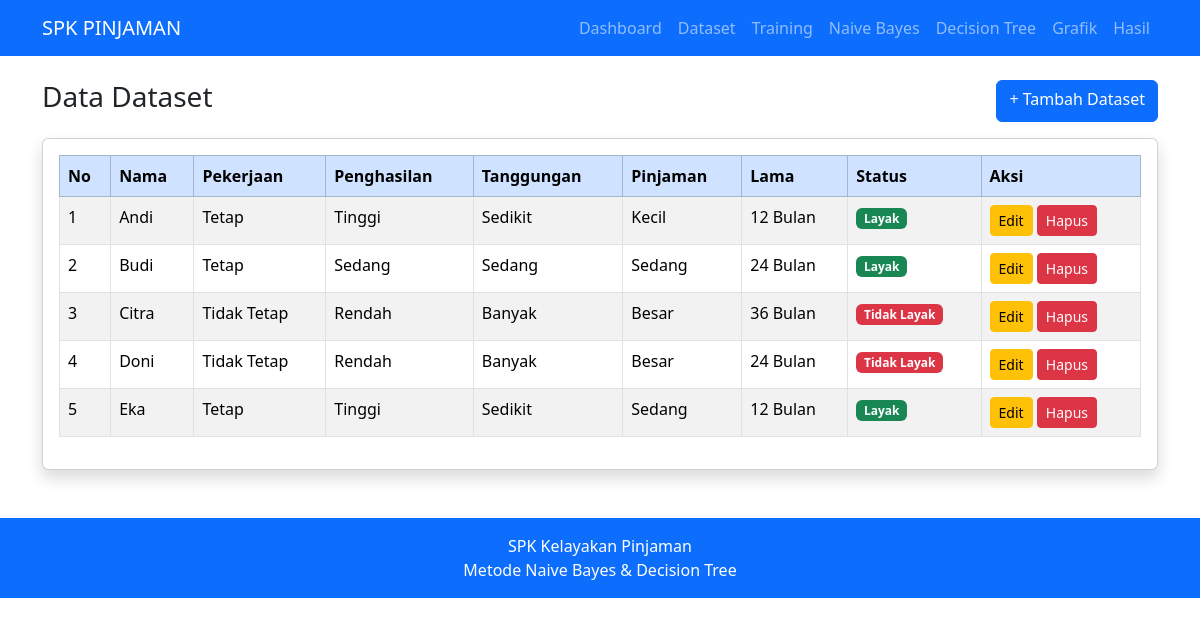
Page /dataset.php on the committed database.
### tables this page shows
CREATE TABLE `dataset` (
  `id_dataset` int(11) NOT NULL,
  `nama_nasabah` varchar(100) DEFAULT NULL,
  `pekerjaan` varchar(30) DEFAULT NULL,
  `penghasilan` varchar(30) DEFAULT NULL,
  `tanggungan` varchar(30) DEFAULT NULL,
  `jumlah_pinjaman` varchar(30) DEFAULT NULL,
  `lama_pinjam` varchar(20) DEFAULT NULL,
  `status` varchar(30) DEFAULT NULL
);

### dataset.php (the view)
<?php
include 'header.php';
include 'koneksi.php';
?>
<div class="d-flex justify-content-between mb-3">
<h3>Data Dataset</h3>
<a href="dataset_tambah.php"
class="btn btn-primary">
+ Tambah Dataset
</a>
</div>
<div class="card shadow">
<div class="card-body">
<table class="table table-bordered table-striped">
<thead class="table-primary">
<tr>
<th>No</th>
<th>Nama</th>
<th>Pekerjaan</th>
<th>Penghasilan</th>
<th>Tanggungan</th>
<th>Pinjaman</th>
<th>Lama</th>
<th>Status</th>
<th>Aksi</th>
</tr>
</thead>
<tbody>
<?php
$no=1;
$data=mysqli_query(
$koneksi,
"SELECT * FROM dataset"
);
while($d=mysqli_fetch_array($data))
{
?>
<tr>
<td><?= $no++ ?></td>
<td><?= $d['nama_nasabah'] ?></td>
<td><?= $d['pekerjaan'] ?></td>
<td><?= $d['penghasilan'] ?></td>
<td><?= $d['tanggungan'] ?></td>
<td><?= $d['jumlah_pinjaman'] ?></td>
<td><?= $d['lama_pinjam'] ?></td>
<td>
<?php
if($d['status']=="Layak"){
echo '<span class="badge bg-success">Layak</span>';
}else{
echo '<span class="badge bg-danger">Tidak Layak</span>';
}
?>
</td>
<td>
<a href="dataset_edit.php?id=<?= $d['id_dataset'] ?>"
class="btn btn-warning btn-sm">
Edit
</a>
<a href="dataset_hapus.php?id=<?= $d['id_dataset'] ?>"
class="btn btn-danger btn-sm"
onclick="return confirm('Hapus Data?')">
Hapus
</a>
</td>
</tr>
<?php } ?>
</tbody>
</table>
</div>
</div>
<?php include 'footer.php'; ?>

### rows in the picture
dataset: nama_nasabah "Andi", pekerjaan "Tetap", penghasilan "Tinggi", tanggungan "Sedikit", jumlah_pinjaman "Kecil", lama_pinjam "12 Bulan", status "Layak"
dataset: nama_nasabah "Budi", pekerjaan "Tetap", penghasilan "Sedang", tanggungan "Sedang", jumlah_pinjaman "Sedang", lama_pinjam "24 Bulan", status "Layak"
dataset: nama_nasabah "Citra", pekerjaan "Tidak Tetap", penghasilan "Rendah", tanggungan "Banyak", jumlah_pinjaman "Besar", lama_pinjam "36 Bulan", status "Tidak Layak"
dataset: nama_nasabah "Doni", pekerjaan "Tidak Tetap", penghasilan "Rendah", tanggungan "Banyak", jumlah_pinjaman "Besar", lama_pinjam "24 Bulan", status "Tidak Layak"
dataset: nama_nasabah "Eka", pekerjaan "Tetap", penghasilan "Tinggi", tanggungan "Sedikit", jumlah_pinjaman "Sedang", lama_pinjam "12 Bulan", status "Layak"
